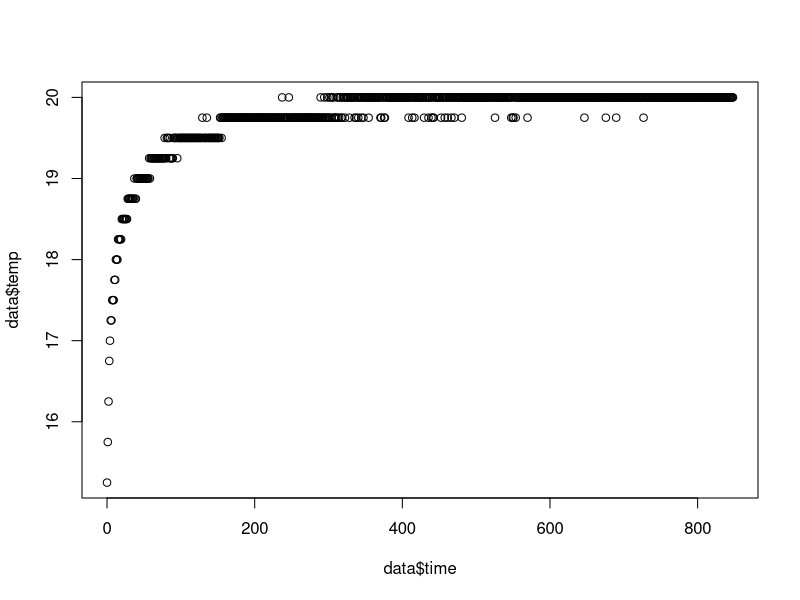

The R source for this figure:
#regex: (([^,]+),[0-9]{1,2}.[0-9]{2})(,)
#replace with $1\n

setwd("~/Documents/Projects/UA_FAIRBANKS/sap_flux/data/20160823-heaterTimingTests//data")
data = data.frame(read.csv("Data40.csv"))
names(data) <- c("time","temp") 
data$time = (data[,1]-data[1,1])/1000
plot(data$temp~data$time)

files = list.files(path = "~/Documents/Projects/UA_FAIRBANKS/sap_flux/data/20160823-heaterTimingTests//data")
